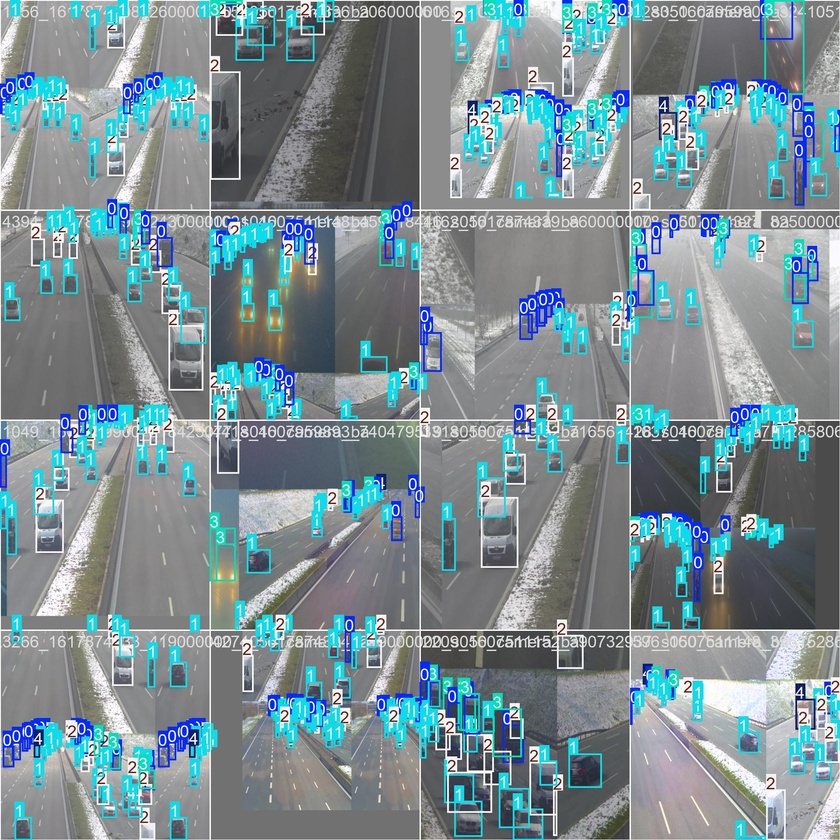
#> input picture ai/training/yolo_sstw/yolov8n_standard2/train_batch0.jpg, 840 x 840 px, shrunk from 1920 x 1920 before the run
$ python -i preprocessing.py   (imports and definitions only)   (older library calls are emulated)
#> lines starting #> are read from the running program, lines starting #| are printed output that depends on the picture; after the words box and inside, x2 and y2 are one past the last pixel; in counts of white or black regions, pixels touching at a corner belong together
import cv2
import numpy as np
import matplotlib.pyplot as plt

max_value = 255
max_value_H = 360 // 2
low_H = 0
low_S = 0
low_V = 0
high_H = max_value_H
high_S = max_value
high_V = max_value
max_V = high_V - 25

def normalize(input_frame):
  input_frame = cv2.convertScaleAbs(input_frame, alpha=1.2).astype(np.float32) / 255.0
  return input_frame

# [15 lines left out: function unsharp_mask, not called in this run]

def bright_pixel_to_dark_pixel_ratio(frame):
  grayscale_frame = cv2.cvtColor(frame, cv2.COLOR_RGB2GRAY)
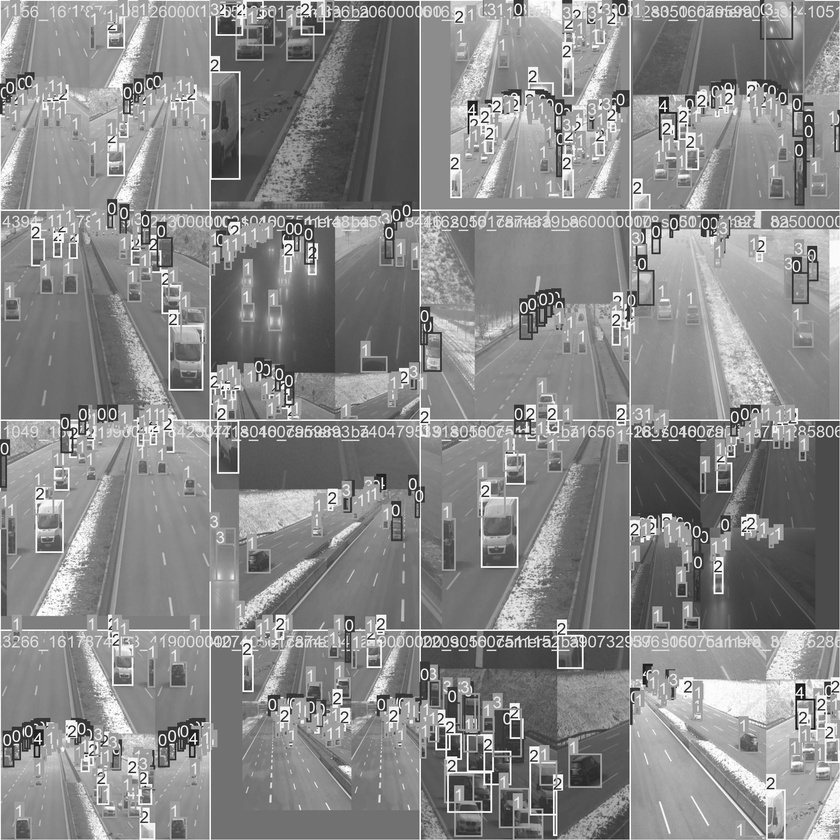
#> grayscale_frame: shape (840, 840); min 4, max 255, mean 137.1
  total_pixel_count = frame.shape[0] * frame.shape[1]
#> total_pixel_count = 705600

  dark_pixels = cv2.adaptiveThreshold(
    grayscale_frame,
    100,
    cv2.ADAPTIVE_THRESH_GAUSSIAN_C,
    cv2.THRESH_BINARY,
    11,
    2
  )
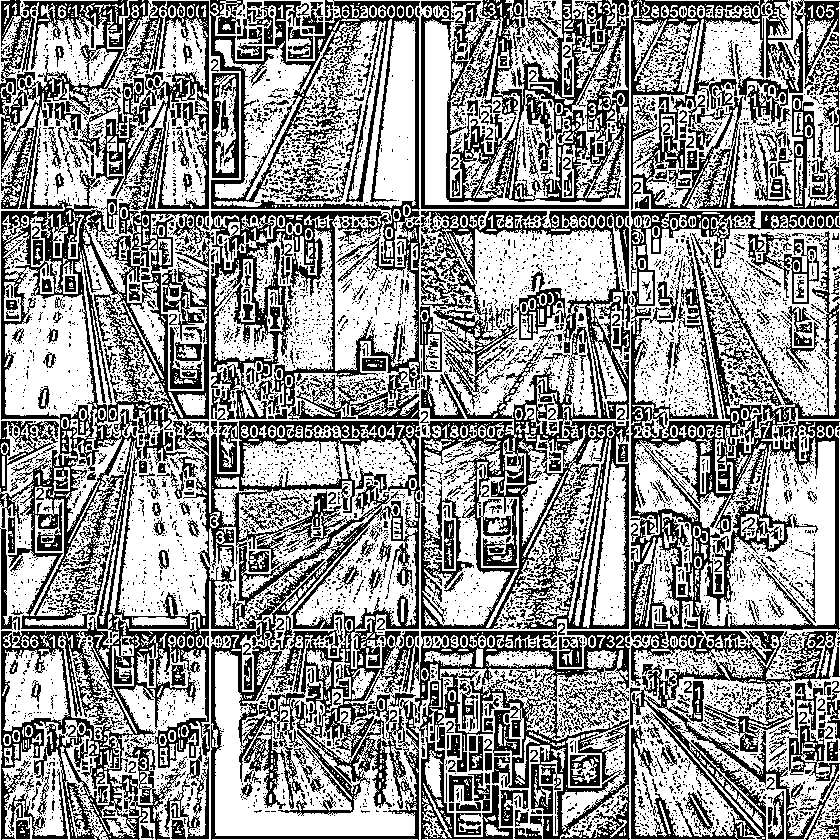
#> dark_pixels: shape (840, 840); values 0 (black) and 100 (white), 58.5% white; 6737 black regions (6009 under 20 px), largest, box (x1, y1, x2, y2) and area: (0, 0, 420, 840) 84116, (210, 0, 420, 420) 23915, (421, 211, 630, 629) 23425
  dark_pixel_count = cv2.countNonZero(dark_pixels)
#> dark_pixel_count = 412489
  bright_pixel_count = total_pixel_count - dark_pixel_count
#> bright_pixel_count = 293111

  return bright_pixel_count / dark_pixel_count

# [34 lines left out: functions dim_night_light, preprocess_data, test_preprocess, not called in this run]

>>> import cv2
>>> picture = cv2.cvtColor(cv2.imread('ai/training/yolo_sstw/yolov8n_standard2/train_batch0.jpg'), cv2.COLOR_BGR2RGB)
>>> result = bright_pixel_to_dark_pixel_ratio(picture)
#> result = 0.711

$ run again, on ai/training/yolo_sstw/yolov8n_standard2/train_batch1.jpg
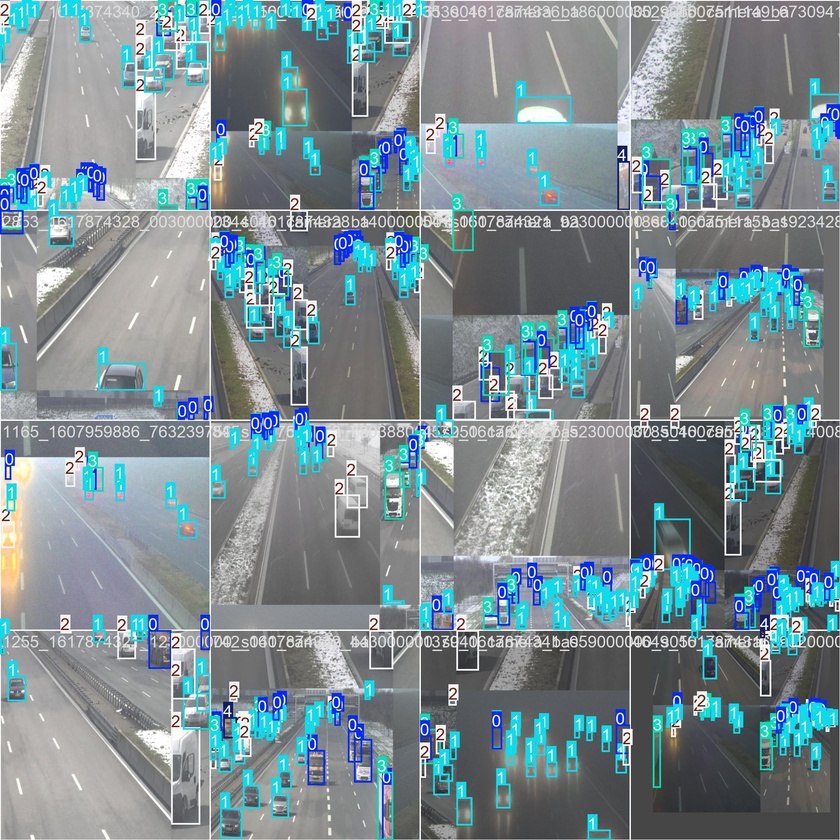
#> input picture ai/training/yolo_sstw/yolov8n_standard2/train_batch1.jpg, 840 x 840 px, shrunk from 1920 x 1920 before the run
#> in bright_pixel_to_dark_pixel_ratio, `grayscale_frame = cv2.cvtColor(frame, cv2.COLOR_RGB2GRAY)`:
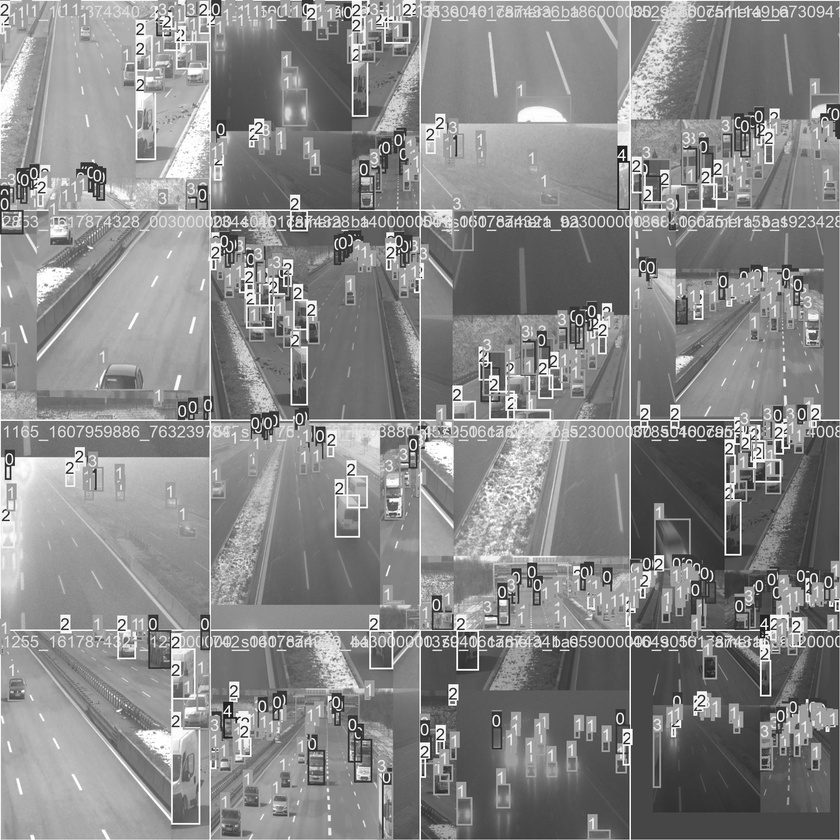
#> grayscale_frame: shape (840, 840); min 7, max 255, mean 136.4
#> in bright_pixel_to_dark_pixel_ratio, `dark_pixels = cv2.adaptiveThreshold( grayscale_frame, 100, cv2.ADAPTIV..`:
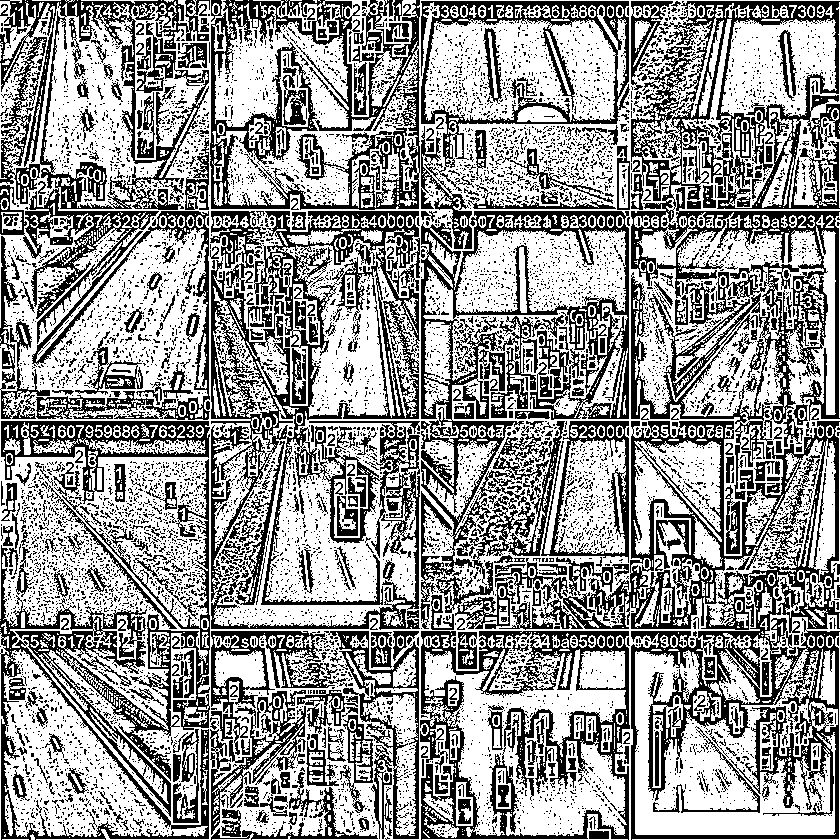
#> dark_pixels: shape (840, 840); values 0 (black) and 100 (white), 59.6% white; 8889 black regions (8140 under 20 px), largest, box (x1, y1, x2, y2) and area: (495, 1, 840, 840) 58177, (211, 211, 420, 630) 24871, (0, 0, 210, 420) 21459
#> dark_pixel_count = 420668
#> bright_pixel_count = 284932
#> result = 0.677

$ run again, on ai/training/yolo_sstw/yolov8n_standard2/train_batch13410.jpg
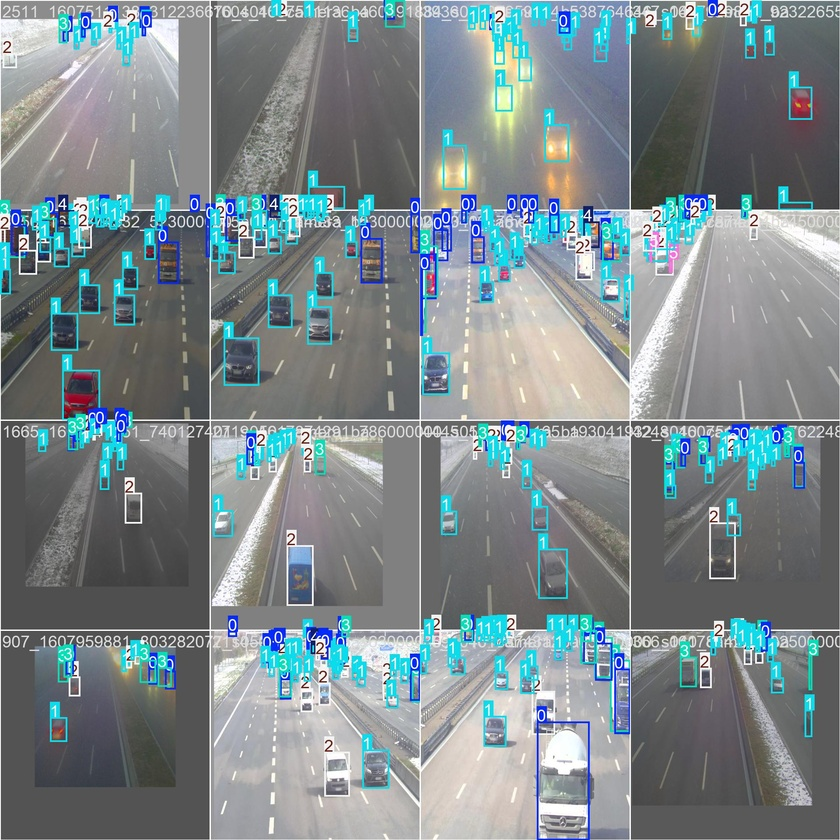
#> input picture ai/training/yolo_sstw/yolov8n_standard2/train_batch13410.jpg, 840 x 840 px, shrunk from 1920 x 1920 before the run
#> in bright_pixel_to_dark_pixel_ratio, `grayscale_frame = cv2.cvtColor(frame, cv2.COLOR_RGB2GRAY)`:
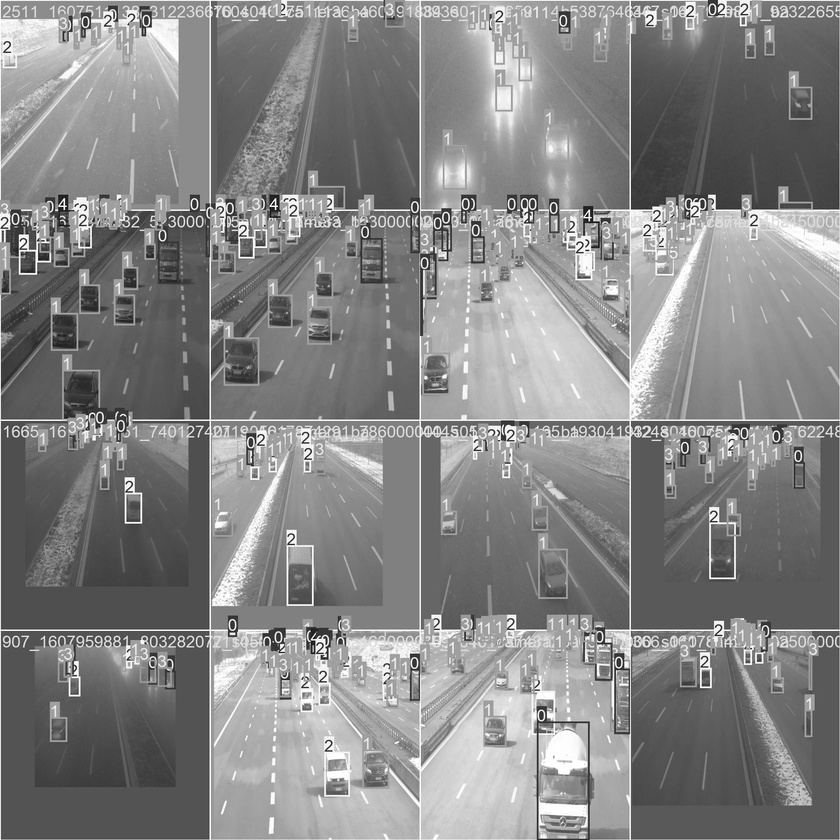
#> grayscale_frame: shape (840, 840); min 7, max 255, mean 132.9
#> in bright_pixel_to_dark_pixel_ratio, `dark_pixels = cv2.adaptiveThreshold( grayscale_frame, 100, cv2.ADAPTIV..`:
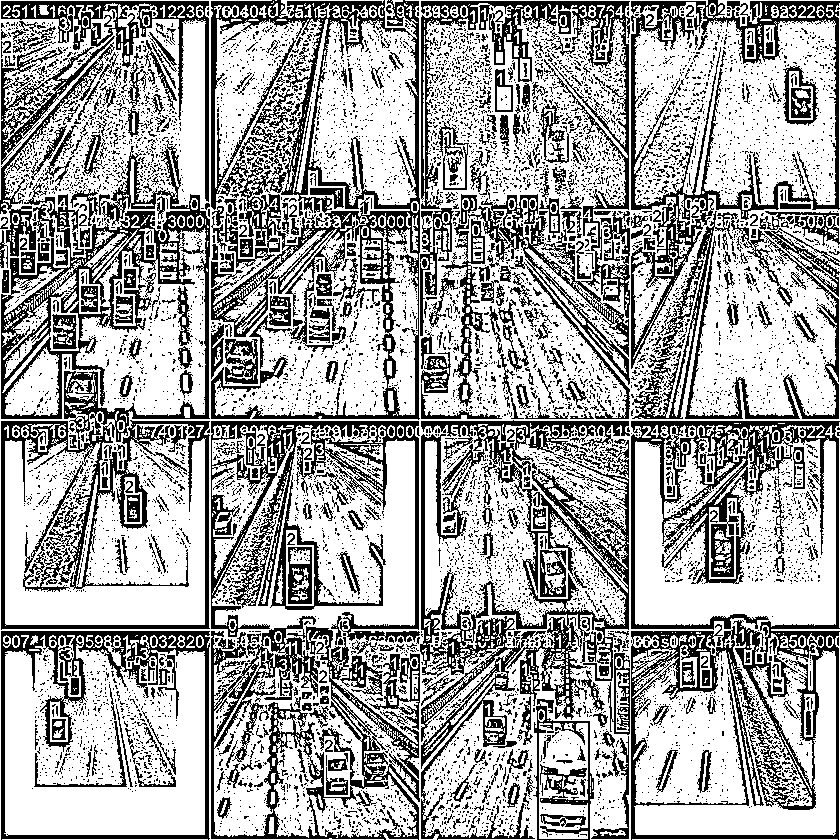
#> dark_pixels: shape (840, 840); values 0 (black) and 100 (white), 65.4% white; 8507 black regions (7847 under 20 px), largest, box (x1, y1, x2, y2) and area: (1, 139, 210, 630) 23021, (631, 421, 840, 840) 22020, (211, 0, 420, 420) 21303
#> dark_pixel_count = 461160
#> bright_pixel_count = 244440
#> result = 0.53

$ run again, on ai/training/yolo_sstw/yolov8n_standard2/train_batch13411.jpg
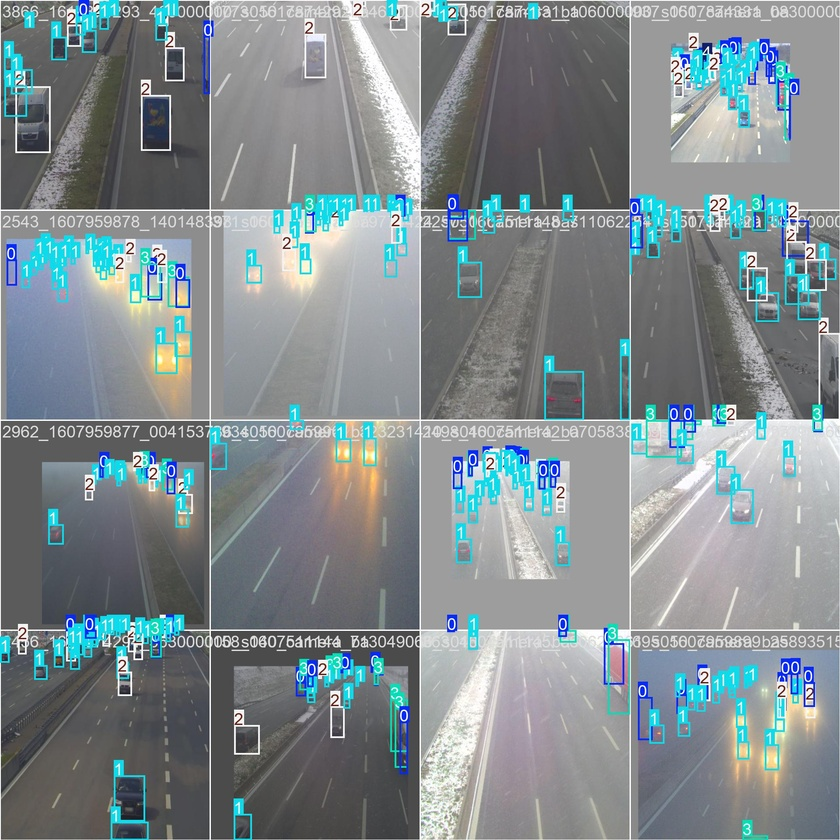
#> input picture ai/training/yolo_sstw/yolov8n_standard2/train_batch13411.jpg, 840 x 840 px, shrunk from 1920 x 1920 before the run
#> in bright_pixel_to_dark_pixel_ratio, `grayscale_frame = cv2.cvtColor(frame, cv2.COLOR_RGB2GRAY)`:
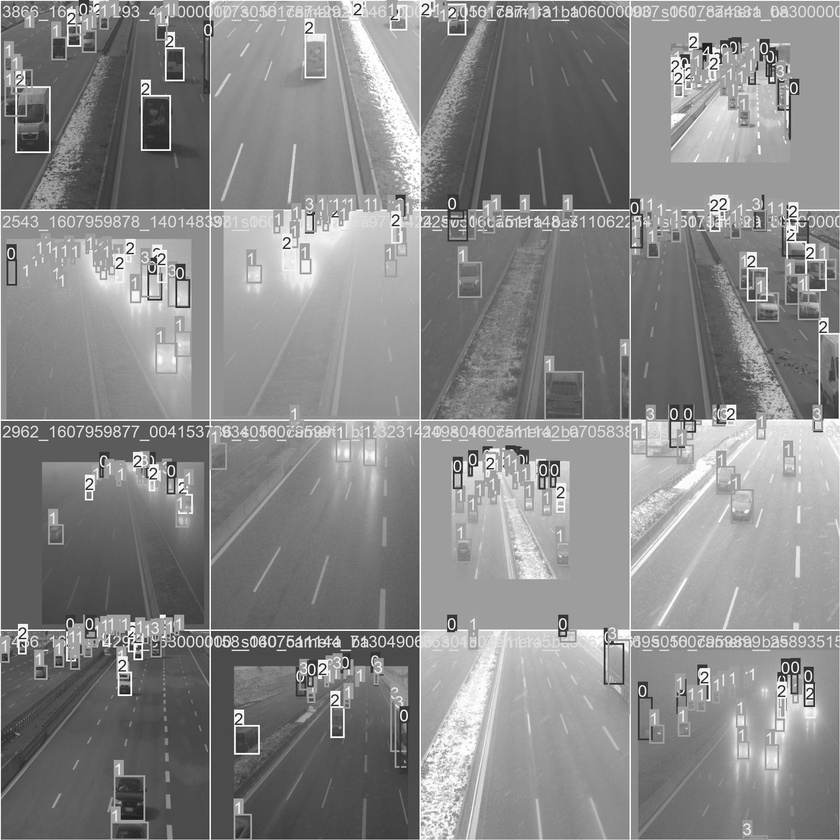
#> grayscale_frame: shape (840, 840); min 7, max 255, mean 136.6
#> in bright_pixel_to_dark_pixel_ratio, `dark_pixels = cv2.adaptiveThreshold( grayscale_frame, 100, cv2.ADAPTIV..`:
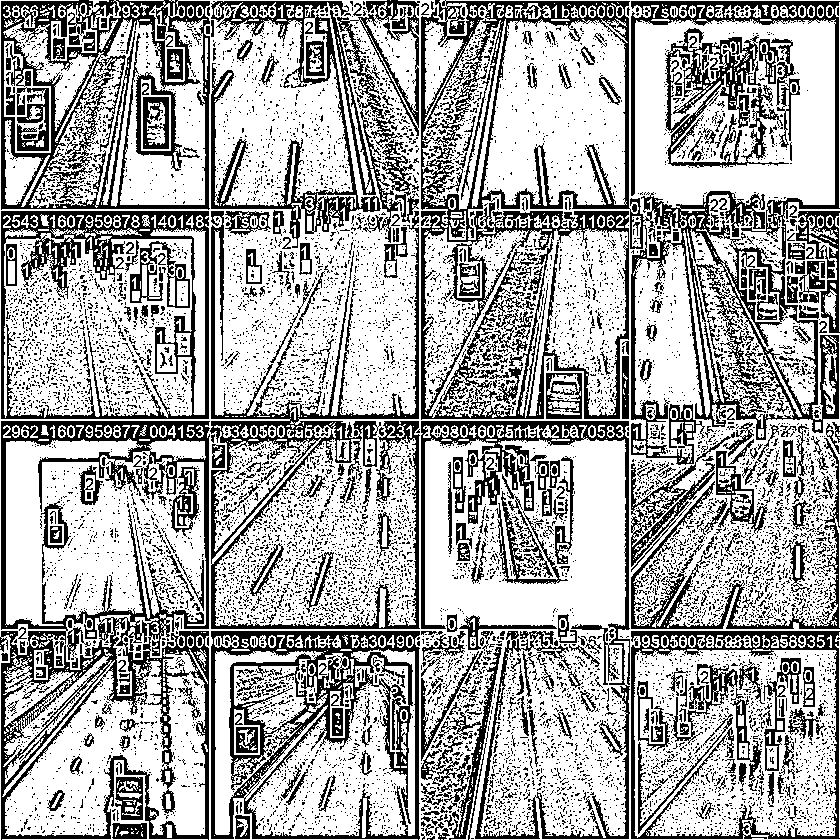
#> dark_pixels: shape (840, 840); values 0 (black) and 100 (white), 66.5% white; 10507 black regions (9900 under 20 px), largest, box (x1, y1, x2, y2) and area: (421, 0, 840, 465) 38034, (0, 421, 210, 840) 19796, (1, 0, 210, 210) 12875
#> dark_pixel_count = 469566
#> bright_pixel_count = 236034
#> result = 0.503
